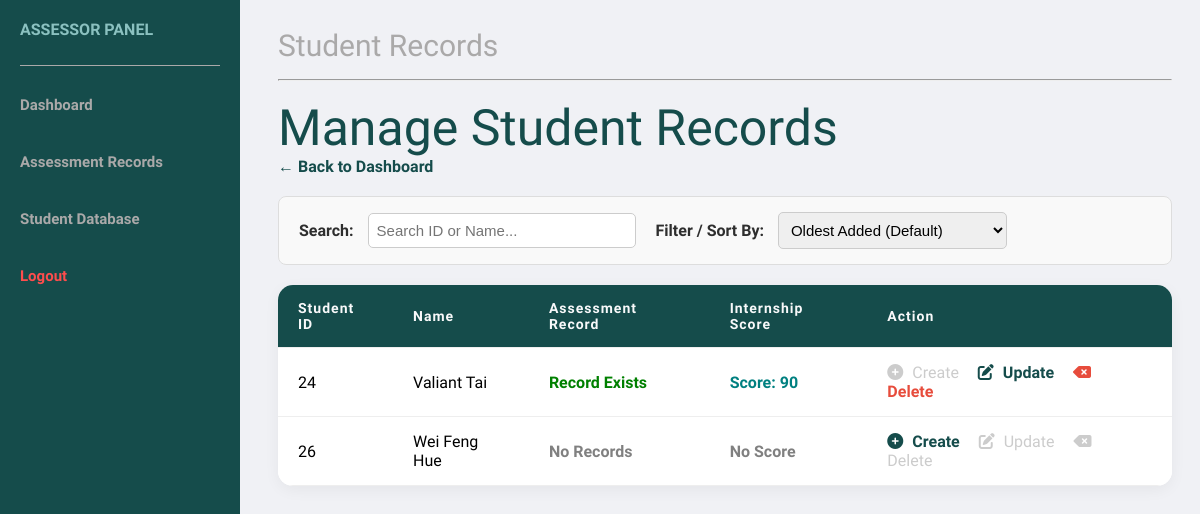
The page /AssessorDashboard/StudentDatabaseAss.php (signed in) on the database its author committed.
### tables this page shows
CREATE TABLE `studentprofile` (
  `StudentProfileID` int(11) NOT NULL,
  `StudentAccountID` int(11) NOT NULL,
  `FirstName` varchar(100) NOT NULL,
  `LastName` varchar(100) NOT NULL,
  `ProgrammeCode` varchar(100) NOT NULL,
  `YearOfStudy` int(11) NOT NULL,
  `AssesorAccountIDLect` int(11) DEFAULT NULL,
  `AssesorAccountIDSuper` int(11) DEFAULT NULL
);

CREATE TABLE `assessmentrecords` (
  `AssessmentCode` int(11) NOT NULL,
  `StudentID` int(11) NOT NULL,
  `AssesorType` enum('Lecturer','Supervisor') NOT NULL,
  `Feedback` varchar(300) DEFAULT NULL,
  `understand_project` float DEFAULT NULL,
  `health_and_safety` float DEFAULT NULL,
  `connectivity` float DEFAULT NULL,
  `presentation` float DEFAULT NULL,
  `clarity` float DEFAULT NULL,
  `activities` float DEFAULT NULL,
  `project_management` float DEFAULT NULL,
  `time_management` float DEFAULT NULL,
  `Internship_Score` int(11) DEFAULT NULL
);

CREATE TABLE `internship` (
  `InternshipID` int(11) NOT NULL,
  `StudentAccountID` int(11) NOT NULL,
  `CompanyINT` int(11) DEFAULT NULL,
  `Role` varchar(100) NOT NULL,
  `Months_duration` int(11) NOT NULL,
  `Description` varchar(200) DEFAULT NULL
);

### ExecutePStatement.php (called while the page is built, shortened)
<?php
function executePreparedStatement($sql, $params) {
    global $conn;
    $stmt = $conn->prepare($sql);
    if (!empty($params)) {
        $stmt->bind_param(str_repeat('s', count($params)), ...$params);
    }
    if (stripos($sql, "SELECT") === 0) {
        $stmt->execute();
        $result = $stmt->get_result();
    } else {
        $result = $stmt->execute();
    }
    return $result;
}
?>

### AssessorDashboard/StudentDatabaseAss.php (the view, shortened to what this page needs)
<?php
include '../Connection.php';
include '../ExecutePStatement.php';
$assessorID = $_SESSION['user_id'];
$assessorType = $_SESSION['user_role'];
if ($assessorType === 'Lecturer') {
    $assessorIDField = 'AssesorAccountIDLect';
} else {
    $assessorIDField = 'AssesorAccountIDSuper';
}
$studentList = "SELECT sp.*, i.Role, i.Months_duration, i.Description, ar.AssessmentCode, ar.Internship_Score, c.CompanyName
                   FROM studentprofile sp
                   LEFT JOIN internship i ON sp.StudentAccountID = i.StudentAccountID
                   LEFT JOIN assessmentrecords ar ON sp.StudentAccountID = ar.StudentID AND ar.AssesorType = ?
                   LEFT JOIN companynamelist c ON i.CompanyINT = c.CompanyInt
                   WHERE sp." . $assessorIDField . " = ?";
$studentResult = executePreparedStatement($studentList, [$assessorType, $assessorID]);
?>
<!DOCTYPE html>
<html lang="en">
<head>
    <link rel="stylesheet" href="../CssFiles/AssessorDashBoard.css">
    <link rel="stylesheet" href="../CssFiles/AssessorTableStyle.css">
    <link rel="stylesheet" href="../CssFiles/searchbar.css">
    <link rel="stylesheet" href="../CssFiles/StudentDatabaseAss.css">
    <link rel="stylesheet" href="https://cdnjs.cloudflare.com/ajax/libs/font-awesome/6.5.1/css/all.min.css">
</head>
<body>
    <nav>
        <p>ASSESSOR PANEL</p>
        <hr>
        <a href="../AssessorDashboard.php">Dashboard</a><br>
        <a href="StudentDatabaseAss.php">Assessment Records</a><br>
        <a href="ViewStudentDatabase.php">Student Database</a><br>
        <div id="logout">
            <a href="../Logout.php" onclick="return confirm('Are you sure you want to logout?')">Logout</a>
        </div>
    </nav>
    <div class="main">
        <div id="title">Student Records</div>
        <hr>
        <header>Manage Student Records</header>
        <a onclick="window.location.href='../AssessorDashboard.php'" class="back-link">&larr; Back to Dashboard</a>
        <div class="search-bar-container">
            <div>
                <label for="jsSearch">Search:</label>
                <input type="text" id="jsSearch" placeholder="Search ID or Name..." onkeyup="applyFilters()">
            </div>
            <div>
                <label for="jsSort">Filter / Sort By:</label>
                <select id="jsSort" onchange="applyFilters()">
                    <option value="oldest">Oldest Added (Default)</option>
                </select>
            </div>
        </div>
        <table id="searchTable">
            <thead>
                <tr>
                    <th>Student ID</th>
                    <th>Name</th>
                    <th>Assessment Record</th>
                    <th>Internship Score</th>
                    <th>Action</th>
                </tr>
            </thead>
            <tbody>
                <?php
                    while ($row = $studentResult->fetch_assoc()) {
                        $id = $row['StudentAccountID'];
                        $FirstName = $row['FirstName'];
                        $LastName = $row['LastName'];
                        $AssessmentCodeID = $row['AssessmentCode'];
                        $InternshipScore = $row['Internship_Score'];
                        $assessmentSortID = $AssessmentCodeID ? $AssessmentCodeID : 0;
                        $hasRecord = $AssessmentCodeID ? 1 : 0;
                        $fullName = strtolower($FirstName . " " . $LastName);
                        echo "<tr class='search-row' data-id='$id' data-name='$fullName' data-assessment-id='$assessmentSortID' data-has-record='$hasRecord'>";
                        echo "<td>" . $id . "</td>";
                        echo "<td>" . $FirstName . " " . $LastName . "</td>";
                        if ($AssessmentCodeID) {
                            echo "<td><b style='color: green;'>Record Exists</b></td>";
                        } else {
                            echo "<td><b style='color: gray;'>No Records</b></td>";
                        }
                        if ($InternshipScore !== null) {
                            if($InternshipScore >= 70){
                                echo "<td><b style='color: teal;'>Score: " . $InternshipScore . "</b></td>";
                            }
                        } else {
                            echo "<td><b style='color: gray;'>No Score</b></td>";
                        }
                        echo "<td>";
                            if ($AssessmentCodeID) {
                                echo "<span style='color: #ccc; cursor: not-allowed; margin-right: 15px;' title='Record already exists'>
                                        <i class='fas fa-plus-circle'></i> Create
                                      </span>";
                                echo "<a href='StudentDatabaseAss.php?id=" . $id . "&mode=update' class='open-btn'>
                                        <i class='fas fa-edit'></i> Update
                                      </a>";
                                echo "<a href='#' onclick='confirmDelete(" . $id . ")' class='delete-btn'>
                                        <i class='fas fa-delete-left'></i> Delete
                                      </a>";
                            } else {
                                echo "<a href='StudentDatabaseAss.php?id=" . $id . "&mode=create' class='open-btn'>
                                        <i class='fas fa-plus-circle'></i> Create
                                      </a>";
                                echo "<span style='color: #ccc; cursor: not-allowed; margin-right: 15px;' title='Create a record first'>
                                        <i class='fas fa-edit'></i> Update
                                      </span>";
                                echo "<span style='color: #ccc; cursor: not-allowed; margin-right: 15px;' title='Create a record first'>
                                        <i class='fas fa-delete-left'></i> Delete
                                      </span>";
                            }
                        echo "</td>";
                        echo "</tr>";
                    }
                ?>
            </tbody>
        </table>
    </div>
</body>
</html>

### CssFiles/AssessorDashBoard.css (style rules this page uses)
body { font-family: "Bricolage Grotesque", sans-serif; padding: 20px; }
body { background-color: #f0f1f5 ; }
nav { height: 100%; width:200px; position: fixed; top:0; left:0; background-color: #154c4b; overflow-x: hidden; padding:20px; }
nav p { font-weight: bold; color: #8bc1c0 ; padding-bottom: 10px; margin-top: 0; }
nav hr { margin-bottom: 30px; border: 0; border-top: 1px solid #aaa9a9; margin-left: 0; }
nav a { text-decoration: none; font-size: 15px; color: #aaa9a9; display: block; transition: 0.3s; align-items: left; font-weight:bold; margin-bottom:20px }
#logout a { color: #ff4d4d; font-weight: bold; }
.main { margin-left:250px; }
.main hr { color:#aaa9a9; }
#title { color: #aaa9a9; font-size:30px; padding-bottom:8px; }
header { font-size:50px; color:#154c4b; padding-top:10px; }
.back-link { display: inline-block; margin-bottom: 20px; color: #154c4b; text-decoration: none; font-weight: bold; transition: color 0.3s; }

### CssFiles/AssessorTableStyle.css (style rules this page uses)
table { width: 100%; border-collapse: collapse; margin-top: 20px; background-color: white; border-radius: 15px; overflow: hidden; box-shadow: 0 4px 15px rgba(0,0,0,0.05); }
th, td { text-align: left; padding: 15px 20px; border-bottom: 1px solid #eee; }
tr { background-color: white; transition: all 0.3s ease; }
th { background-color: #154c4b; color: #f8f9fa ; font-size: 14px; letter-spacing: 1px; font-weight: 900; }
tr a { text-decoration: none; color: #154c4b; font-weight: bold; margin-right: 15px; transition: color 0.3s; }
tr i { margin-right: 5px; }
.delete-btn { color: #e74c3c; font-weight: bold; text-decoration: none; transition: 0.3s; }

### CssFiles/searchbar.css (style rules this page uses)
.search-bar-container { display: flex; align-items: center; gap: 20px; background-color: #f9f9f9; padding: 15px 20px; border-radius: 8px; margin-bottom: 20px; border: 1px solid #ddd; }
.search-bar-container label { font-weight: bold; color: #2e2e2e; margin-right: 10px; }
.search-bar-container input, .search-bar-container select { padding: 8px; border: 1px solid #ccc; border-radius: 5px; font-size: 15px; outline: none; }
.search-bar-container input { width: 250px; }

### rows shown on the page
studentprofile: StudentAccountID "24", FirstName "Valiant", LastName "Tai", shows "Record Exists", assessmentrecords.Internship_Score "90"
internship: studentprofile.StudentAccountID "26", studentprofile.FirstName "Wei Feng", studentprofile.LastName "Hue", shows "No Records", shows "No Score"
